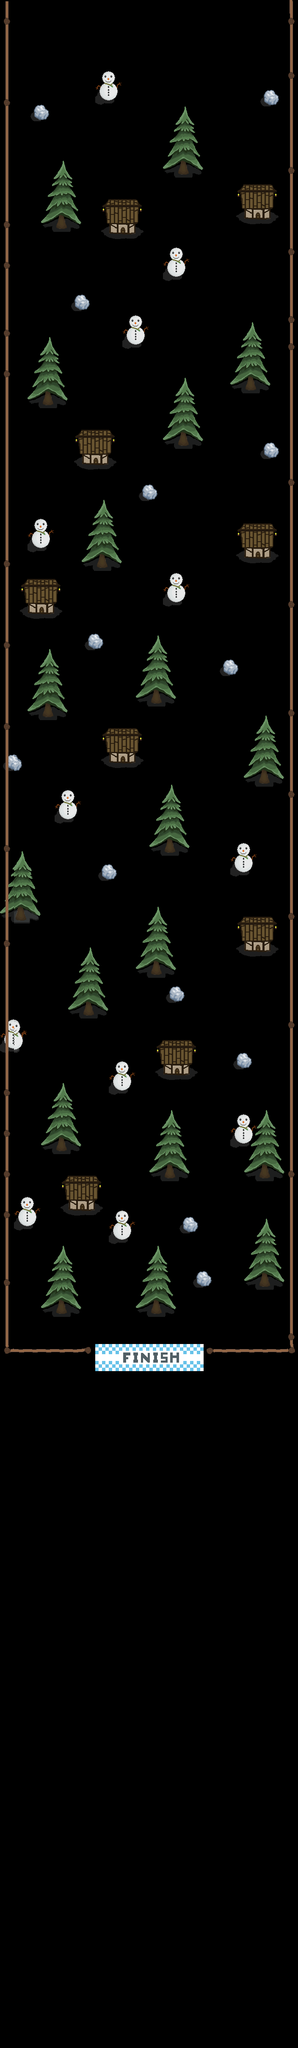

A level layout from a 2D game, rendered from its tile map. Below: a short description, then the map file with tile-grid data replaced by summaries:
An orthogonal 22x151 tile map with 32x32 px tiles, 2 tile layers (Main2, Main), 4 tilesets and 58 objects.

<map version="1.0" tiledversion="1.1.5" orientation="orthogonal" renderorder="right-down" width="22" height="151" tilewidth="32" tileheight="32" infinite="0" nextobjectid="153">
 <tileset firstgid="1" name="SnowTileSet" tilewidth="32" tileheight="32" tilecount="36" columns="6">
  <image source="../Sprites/TileSet.png" width="193" height="193" />
 </tileset>
 <tileset firstgid="37" name="House" tilewidth="32" tileheight="32" tilecount="16" columns="4">
  <image source="../Sprites/House.png" width="128" height="128" />
 </tileset>
 <tileset firstgid="53" name="Fence" tilewidth="32" tileheight="32" tilecount="9" columns="3">
  <image source="../Sprites/Fence.png" width="96" height="96" />
 </tileset>
 <tileset firstgid="62" name="Finish Line" tilewidth="32" tileheight="32" tilecount="16" columns="8">
  <image source="../Sprites/Finish Line.png" width="264" height="64" />
 </tileset>
 <layer name="Main2" width="22" height="151">
  <data>[3322 cells, 141 non-empty, 45 distinct tile ids]</data>
 </layer>
 <objectgroup name="Spawn">
  <object id="150" x="325.333" y="4" width="46.6667" height="56" />
 </objectgroup>
 <layer name="Main" width="22" height="151" offsetx="1" offsety="3">
  <data>[3322 cells, 715 non-empty, 67 distinct tile ids]</data>
 </layer>
 <objectgroup name="Collision" offsetx="4.66667" offsety="2">
  <object id="102" x="70.3333" y="242" width="35" height="36" />
  <object id="103" x="129.333" y="494" width="23" height="47" />
  <object id="104" x="241.333" y="465" width="79" height="82" />
  <object id="105" x="412.333" y="370" width="28" height="36" />
  <object id="106" x="171.333" y="691" width="31" height="35" />
  <object id="107" x="183.333" y="1011" width="71" height="84" />
  <object id="108" x="331.333" y="1136" width="34" height="39" />
  <object id="109" x="52.3333" y="1365" width="75" height="85" />
  <object id="111" x="224.333" y="1299" width="22" height="41" />
  <object id="112" x="418.333" y="1010" width="23" height="36" />
  <object id="113" x="96.3333" y="914" width="26" height="40" />
  <object id="114" x="244.333" y="1712" width="73" height="85" />
  <object id="115" x="200.333" y="1496" width="34" height="37" />
  <object id="116" x="351.333" y="1618" width="25" height="43" />
  <object id="117" x="96.3333" y="1651" width="23" height="36" />
  <object id="118" x="382.333" y="1965" width="26" height="43" />
  <object id="119" x="14.3333" y="1778" width="26" height="36" />
  <object id="120" x="236.333" y="2035" width="33" height="39" />
  <object id="121" x="401.333" y="2321" width="28" height="40" />
  <object id="122" x="356.333" y="2257" width="18" height="42" />
  <object id="125" x="32.3333" y="2132" width="23" height="39" />
  <object id="126" x="190.333" y="2358" width="23" height="34" />
  <object id="127" x="370.333" y="2450" width="80" height="83" />
  <object id="128" x="148.333" y="2769" width="75" height="86" />
  <object id="129" x="129.333" y="2673" width="22" height="39" />
  <object id="130" x="380.333" y="2732" width="28" height="41" />
  <object id="131" x="427.333" y="2868" width="29" height="36" />
  <object id="132" x="355.333" y="3052" width="20" height="42" />
  <object id="133" x="129.333" y="3057" width="22" height="40" />
  <object id="135" x="462" y="2994" width="26" height="36" />
  <object id="136" x="621.333" y="206" width="30" height="36" />
  <object id="137" x="568.333" y="437" width="72" height="78" />
  <object id="138" x="580.333" y="881" width="16" height="40" />
  <object id="139" x="622.333" y="1045" width="25" height="28" />
  <object id="140" x="568.333" y="1233" width="68" height="79" />
  <object id="141" x="524.333" y="1554" width="28" height="30" />
  <object id="142" x="609.333" y="1811" width="25" height="37" />
  <object id="143" x="569.333" y="2162" width="70" height="80" />
  <object id="144" x="557.333" y="2484" width="28" height="31" />
  <object id="145" x="609.333" y="2741" width="23" height="38" />
  <object id="146" x="613.333" y="2997" width="20" height="34" />
  <object id="148" x="-0.66667" y="-6" width="16" height="3204" />
  <object id="149" x="675.333" y="-2" width="20" height="3200" />
  <object id="151" x="13.3333" y="3170" width="200" height="29" />
  <object id="152" x="481.333" y="3167" width="191" height="30" />
 </objectgroup>
 <objectgroup name="SnowmanCollision">
  <object id="92" x="240" y="167" width="37" height="70" />
  <object id="93" x="403" y="587" width="30" height="58" />
  <object id="94" x="300" y="744" width="36" height="66" />
  <object id="95" x="83" y="1228" width="32" height="60" />
  <object id="96" x="403" y="1352" width="31" height="67" />
  <object id="97" x="144" y="1862" width="37" height="67" />
  <object id="98" x="17" y="2405" width="33" height="70" />
  <object id="99" x="272" y="2501" width="34" height="70" />
  <object id="100" x="45" y="2822" width="34" height="68" />
  <object id="101" x="269" y="2852" width="41" height="70" />
  <object id="147" x="558" y="2628" width="34" height="66" />
 </objectgroup>
 <objectgroup name="Coin" />
 <objectgroup name="Finish">
  <object id="91" x="225" y="3172" width="256" height="28" />
 </objectgroup>
</map>
